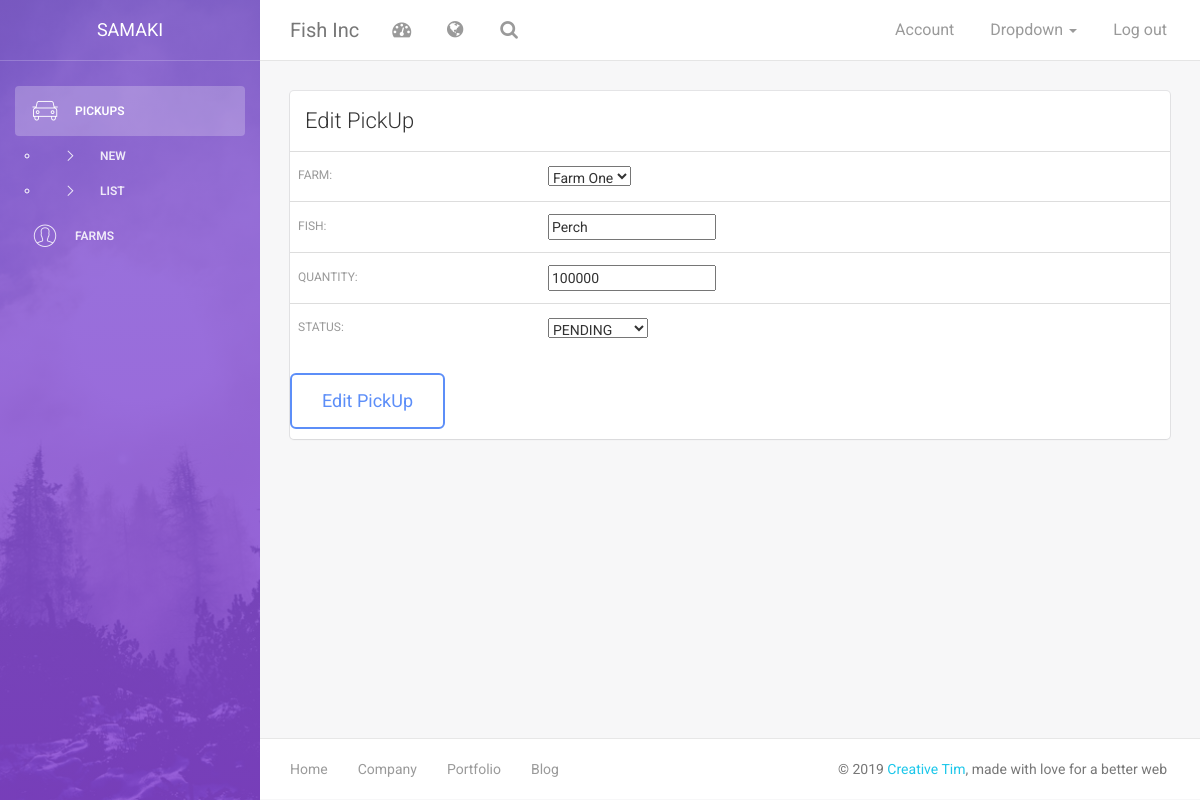
/edit_pickup/2/, run on an earlier commit of the app's database.
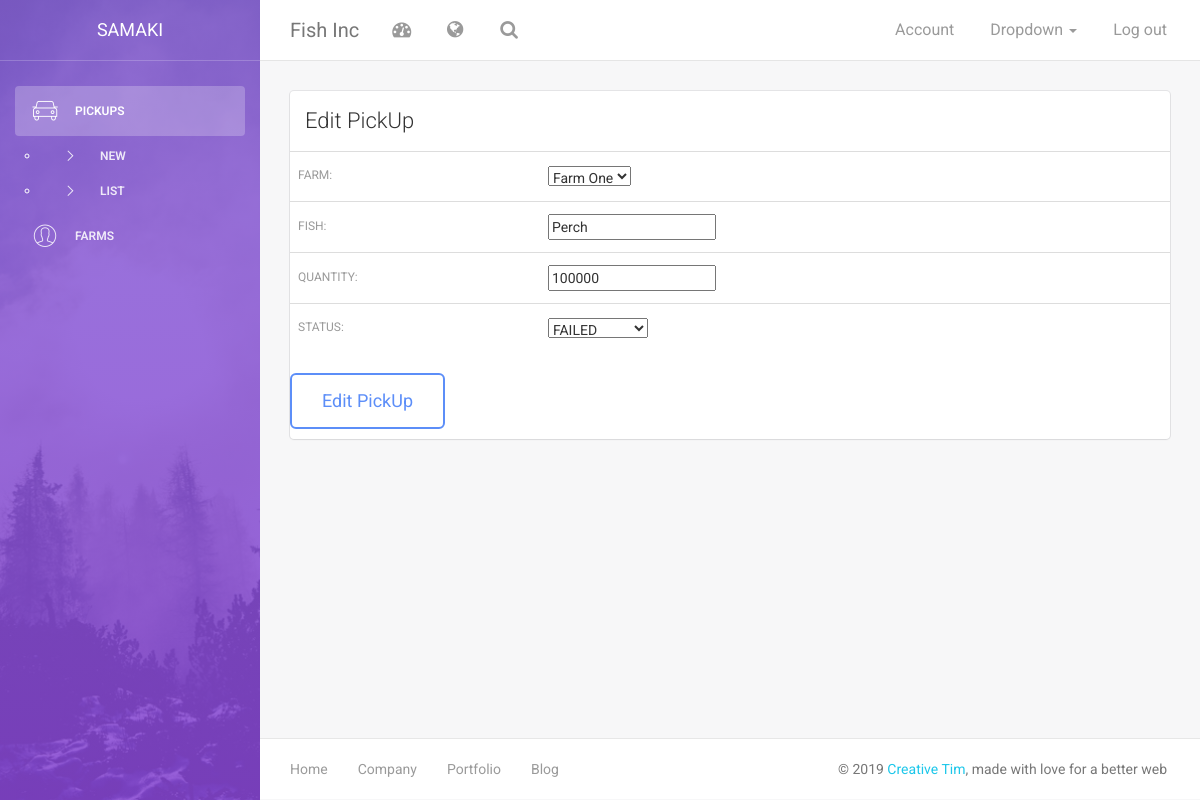
And on a later commit of the database.
### farmer/models.py (models this page shows, shortened)
class PickUp(models.Model):
    STATUS = [
        ('PENDING', 'PENDING'),
        ('COMPLETE', 'COMPLETE'),
        ('FAILED', 'FAILED'),
        ('CANCELLED', 'CANCELLED'),
    ]
    farm = models.ForeignKey('Farm', on_delete=models.CASCADE)
    fish = models.CharField(max_length=50)
    quantity = models.IntegerField()
    status = models.CharField(max_length=50, choices=STATUS, default='PENDING')

### farmer/views.py (the view)
# urls.py: path('edit_pickup/<int:pick_id>/', edit_pickup, name='edit_pickup'),
def edit_pickup(request, pick_id=None):
    pickup_obj = get_object_or_404(PickUp, id=pick_id)
    form = PickUpForm(request.POST or None, instance = pickup_obj)
    if request.POST:
        if form.is_valid():
            pickup_obj = form.save(commit=False)
            pickup_obj.save()
            messages.success(request, "PickUp Updated")
            return redirect('index')
        else:
            context = {
                'form': form,
                'error': 'Record Not Updated Successfully. Please Try Again'
            }
            return render(request, 'edit_pickup.html', context)
    else:
        context = {
            'form': form,
        }
        return render(request, 'edit_pickup.html', context)

### farmer/forms.py
class PickUpForm(ModelForm):
    class Meta:
        model = PickUp
        fields = '__all__'

### farmer/models.py (called while the page is built)
    def __str__(self):
        return self.farm_name

### farmer/templates/edit_pickup.html (shortened to what this page needs)
{% extends "base.html" %}
{% load static %}
{% block sidebar %}
<div class="sidebar" data-color="purple" data-image="{% static "assets/img/sidebar-5.jpg" %}">
    <div class="sidebar-wrapper">
        <div class="logo">
            <a href="{% url 'index' %}" class="simple-text">
                Samaki
            </a>
        </div>
        <ul class="nav">
            <li class="active">
                <a href="{% url 'index' %}">
                    <i class="pe-7s-car"></i>
                    <p>PickUps</p>
                </a>
                <ul>
                    <li>
                        <a href="{% url 'pickup' %}">
                            <i class="pe-li pe-7s-angle-right"></i>
                            <p>New</p>
                        </a>
                    </li>
                    <li>
                        <a href="{% url 'index' %}">
                            <i class="pe-li pe-7s-angle-right"></i>
                            <p>List</p>
                        </a>
                    </li>
                </ul>
            </li>
            <li>
                <a href="{% url 'farm' %}">
                    <i class="pe-7s-user"></i>
                    <p>Farms</p>
                </a>
            </li>
        </ul>
    </div>
</div>
{% endblock %}
{% block content %}
    <div class="content">
        <div class="container-fluid">
            <div class="row">
                    <div class="col-md-12">
                        <div class="card">
                            <div class="header">
                                <h4 class="title">Edit PickUp</h4>
                            </div>
                            <div class="content table-responsive table-full-width">
                                <form action="" method="post">
                                    <table class="table table-hover">
                                        {{ form.as_table }}
                                    </table>
                                    <input class="btn btn-primary btn-lg" type="submit" value="Edit PickUp">
                                </form>
                            </div>
                        </div>
                    </div>
                </div>
        </div>
    </div>
{% endblock %}

What changed in the data, as far as the page shows it:
changed PickUp "Farm One": status "PENDING" → "FAILED"
